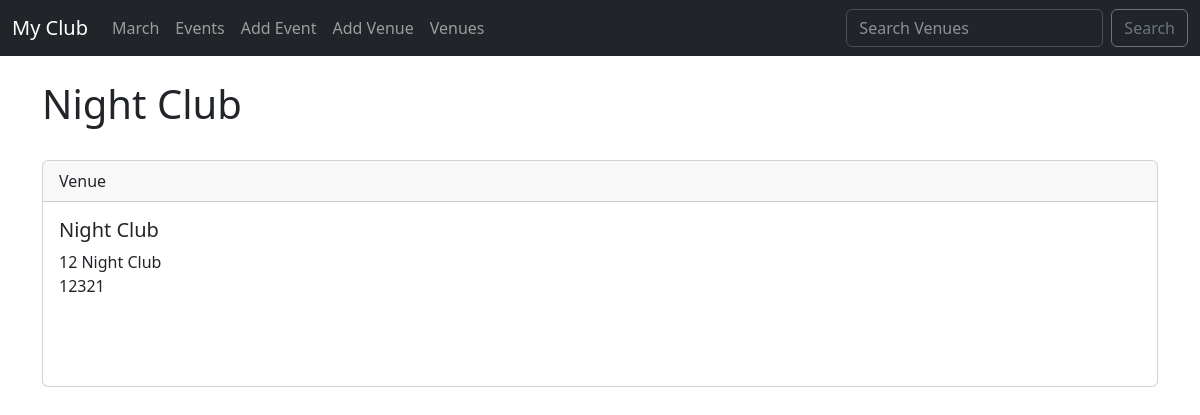
The app's page /show-venue/2 with its own data.
### events/models.py (models this page shows)
class Venue(models.Model):
    name = models.CharField('Venue Name', max_length=120)
    address = models.CharField("Adress", max_length=300)
    zip_code = models.CharField('Zip Code', max_length=15)
    phone = models.CharField('Contact Phone', max_length=25, blank=True)
    web = models.URLField('Website Address', blank=True,)
    email = models.EmailField('Email Address', blank=True)
    def __str__(self):
        return self.name

### events/views.py (the view)
# urls.py: path('show-venue/<venue_id>', views.show_venue, name="show_venue"),
def show_venue(request, venue_id):
    venue = Venue.objects.get(pk=venue_id)
    return render(request, 'events/show-venue.html', {'venue': venue})

### templates/events/show-venue.html
{% extends 'events/base.html' %}
{% block content %}
    <h1>{{ venue }}</h1><br>
    <div class="card">
        <div class="card-header">
            Venue
        </div>
        <div class="card-body">
          <h5 class="card-title">{{ venue }}</h5>
          <p class="card-text">
            {{ venue.address }}<br>
            {{ venue.zip_code }}<br>
            {{ venue.phone }}<br>
            {{ venue.email }}<br>
            <a target="_blank" href="{{ venue.web }}">{{ venue.web }}</a><br>
          </p>
        </div>
      </div>
{% endblock content %}

### records on screen
Venue: name "Night Club", address "12 Night Club", zip_code "12321"
